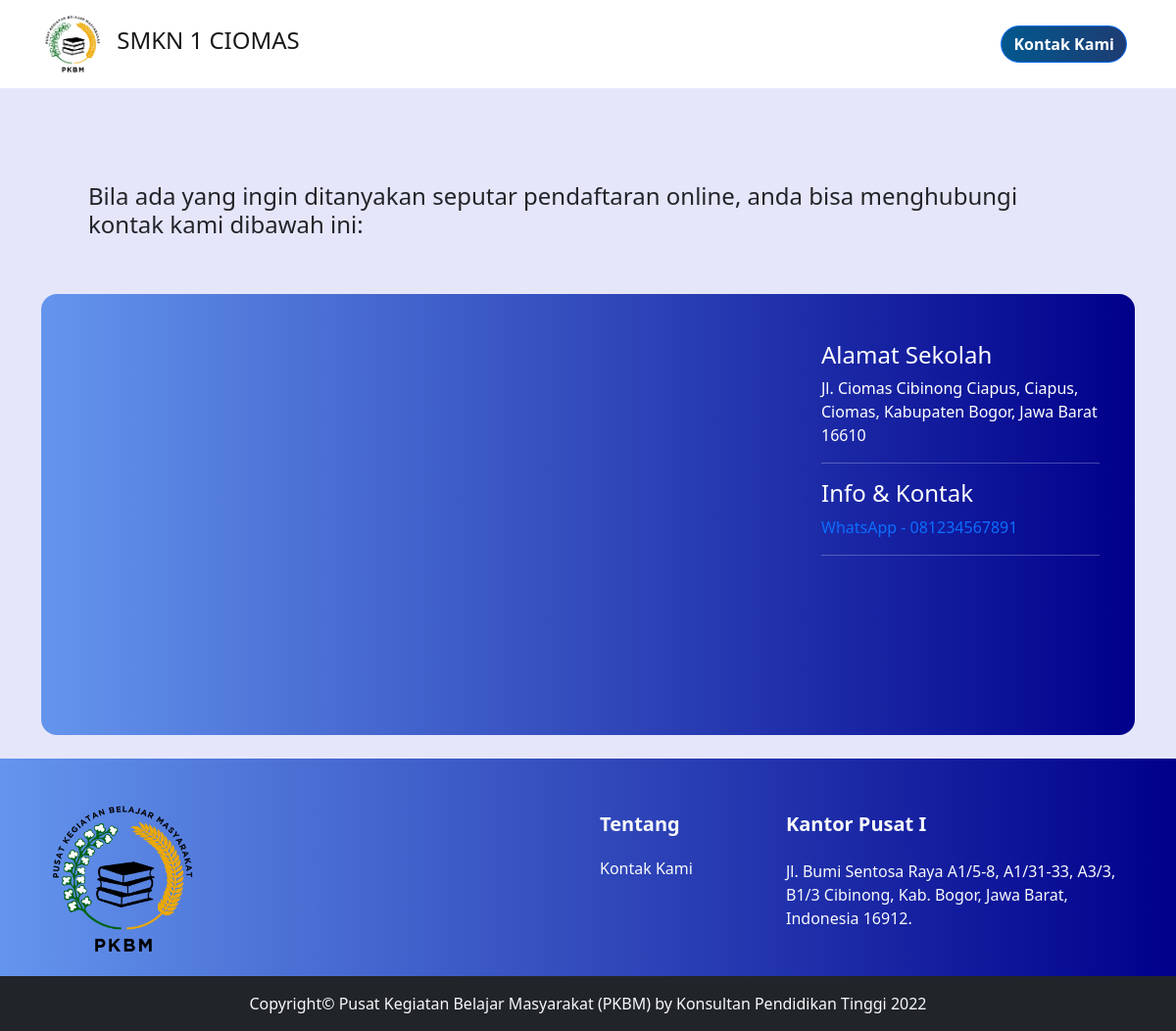
Page /index.php/home/contact_us on the committed database.
### tables this page shows
CREATE TABLE `config_page`  (
  `id_config` int NOT NULL AUTO_INCREMENT,
  `title` varchar(255) NULL DEFAULT NULL,
  `logo` varchar(255) NULL DEFAULT NULL,
  `icon` varchar(255) NULL DEFAULT NULL,
  `embed_lokasi` text NULL,
  `meta_keyword` varchar(255) NULL DEFAULT NULL,
  `meta_description` varchar(255) NULL DEFAULT NULL,
  `text_nav` varchar(255) NULL DEFAULT NULL,
  PRIMARY KEY (`id_config`) USING BTREE
);

CREATE TABLE `kontak`  (
  `id_kontak` int NOT NULL AUTO_INCREMENT,
  `tipe` varchar(255) NULL DEFAULT NULL,
  `kontak` varchar(255) NULL DEFAULT NULL,
  PRIMARY KEY (`id_kontak`) USING BTREE
);

### application/controllers/Home.php (called while the page is built, shortened)
<?php
class Home extends CI_Controller {
	public function __construct(){
		$this->load->model('Posts_model','pst');
		$this->load->model('Pendaftar_model','pd');
		$this->load->model('Kontak_model','km');
		$this->load->model('Slider_model','sm');
		$this->load->model('Jalur_model','jm');
	}
	public function contact_us(){
		$data['kontak'] = $this->km->getKontak();
		$head['title'] = 'Kontak Kami';
		$head['logo'] = $this->db->get('config_page')->row()->logo;
		$head['icon'] = $this->db->get('config_page')->row()->icon;
		$head['embed_lokasi'] = $this->db->get('config_page')->row()->embed_lokasi;
		$head['keywords'] = $this->db->get('config_page')->row()->meta_keyword;
		$head['text_nav'] = $this->db->get('config_page')->row()->text_nav;
		$head['description'] = $this->db->get('config_page')->row()->meta_description;
		$foot['posts'] = $this->pst->getPosts(false,true);
		$foot['logo'] = $this->db->get('config_page')->row()->logo;
		$foot['kategori'] = $this->db->get('kategori');
		$this->load->view('front/head',$head);
		$this->load->view('front/nav');
		$this->load->view('front/contact_us',$data);
		$this->load->view('front/foot',$foot);
	}
}

### index.php (called while the page is built, shortened)
<?php
require_once BASEPATH.'core/CodeIgniter.php';

### application/models/Kontak_model.php (called while the page is built, shortened)
<?php
class Kontak_model extends CI_Model{
    public function getKontak($id = false){
        $this->db->order_by('id_kontak','DESC');
        return $this->db->get('kontak');
    }
}

### application/views/front/contact_us.php (the view)
<section style="background-color: Lavender;">
    <div class="container py-5">
    <h4 class="p-5">Bila ada yang ingin ditanyakan seputar pendaftaran online, anda bisa menghubungi kontak kami dibawah ini:</h4>
      <div id="grad" style="border-radius: 16px; overflow: hidden;">
      <div class="row">
            <div class="col-md-8 d-flex justify-content-center h-100" style="padding: 0 0 0 10px;border-radius: 16px; overflow: hidden;">
              <?php echo $embed_lokasi ?>
            </div>
            <div class="col-md-4 p-5 text-white">
              <h4>Alamat Sekolah</h4>
              <span>
              Jl. Ciomas Cibinong Ciapus, Ciapus, Ciomas, Kabupaten Bogor, Jawa Barat 16610
              </span>
              <hr>
              <h4>Info & Kontak</h4>
              <span>
                  <?php foreach($kontak->result() as $r): ?>
                    <a href="#" style="text-decoration:none;"><?= $r->tipe.' - '.$r->kontak ?></a>
                  <?php endforeach; ?>
              </span>
              <hr>
            </div>
          </div>
      </div>
    </div>
  </section>

### application/views/front/nav.php (shortened to what this page needs)
<nav class="navbar navbar-light bg-light">
  <div class="container">
    <a class="navbar-brand" href="<?php echo base_url() ?>">
      <img src="<?php echo base_url().'assets/dist/img/logo-pkbm.png'?>" alt="" height="64" class="d-inline-block align-text-center">
      <span class="mx-2 fs-4"><?php echo $text_nav ?></span>
    </a>
        <ul class="navbar-nav">
          <li class="nav-item">
            <a class="btn btn-primary me-2 rounded-pill fw-bold" aria-current="page" href="<?php echo base_url() ?>home/contact_us">Kontak Kami</a>
          </li>
        </ul>
      </div>
</nav>

### application/views/front/head.php (style rules this page uses)
* { box-sizing: border-box; }
.bg-light { --bs-bg-opacity: 1;background-color: #fff !important; }
.btn-primary { background:linear-gradient(to right,#01588e,#1e3c72); }
#grad { background-image: linear-gradient(to right , CornflowerBlue, darkBlue); }

### rows in the picture
config_page: text_nav "SMKN 1 CIOMAS"
kontak: tipe "WhatsApp", kontak "081234567891"
